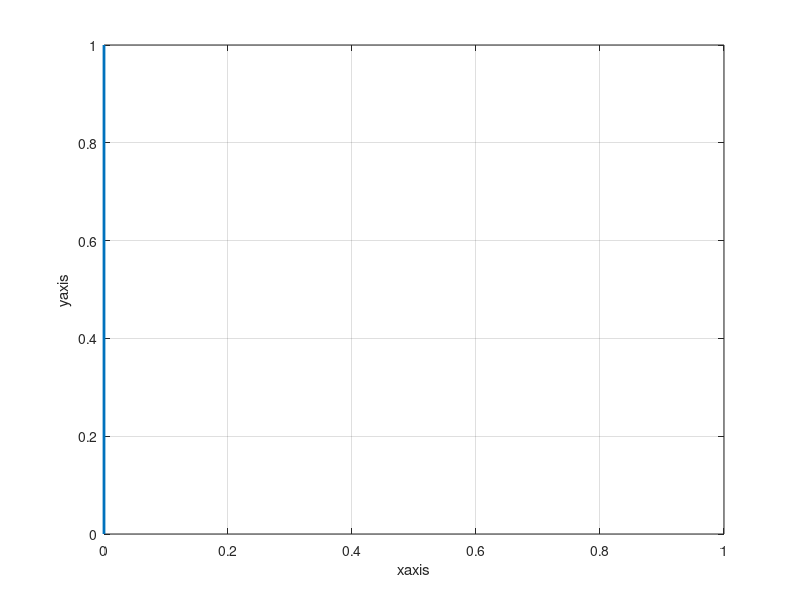

Reproduce this figure in MATLAB.
% x is theta
% l is length
clear all
close all 
clc
for x = 0:0.1:90
l = 1
x0 = 0
y0 = 0
y1 = l*sind(x);
x1 = ((l^2)-(y1^2))^(1/2);
plot([x0,x1],[y0,y1],'linewidth',2)
axis([0 1 0 1])
grid on
xlabel('xaxis')
ylabel('yaxis')
pause(0.001)
end
